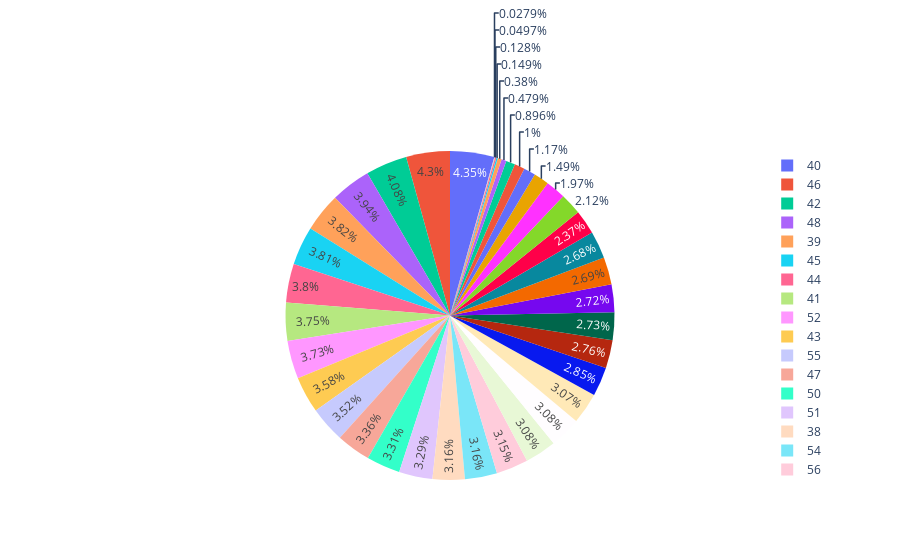

Notebook source saved alongside this figure:
### Code cell
fig = px.pie(heart_df, values='glucose', names='age')
fig.show()

### Figure 1 — Plotly figure (JSON) as saved in the notebook; plotly's stock layout.template omitted (floating-point values rounded to 4 significant figures; data arrays with more than 128 entries replaced by an {"elided": "..."} marker saying what was removed)
{"data": [{"domain": {"x": [0, 1], "y": [0, 1]}, "hovertemplate": "age=%{label}<br>glucose=%{value}<extra></extra>", "labels": {"elided": "4240 int values"}, "legendgroup": "", "name": "", "showlegend": true, "type": "pie", "values": {"elided": "4240 int values"}}], "layout": {"legend": {"tracegroupgap": 0}, "margin": {"t": 60}}}
